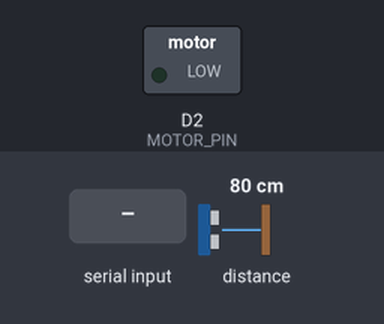
Recording of a sketch running on a simulated ESP8266 (NodeMCU). On the bench: switched loads named in the sketch (green lamp = pin HIGH). Wiring (inferred from the names in the program): ultrasonic range finder: trigger D4; echo D3. The test bench sets the inputs (shaded band); at power-on: distance to the obstacle 80 cm. The echo pulse lasts 58.3 µs per cm; WiFi joins after 1.5 s; servers stay silent unless stated; EEPROM starts erased; no MQTT or app messages arrive unless stated; pins used as bus, display or sensor lines are not drawn; what the sketch prints to the serial monitor is not drawn.

Above: at 2.7 s.
2.8 s: distance to the obstacle set to 2 cm
4.3 s: "1" received over Serial
At 6.5 s:
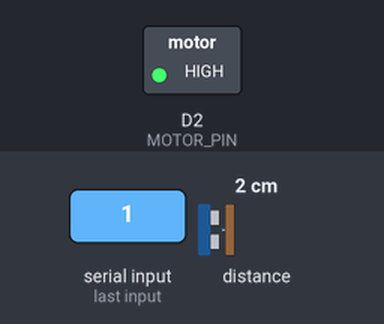
7.5 s: "0" received over Serial
At 8.7 s:
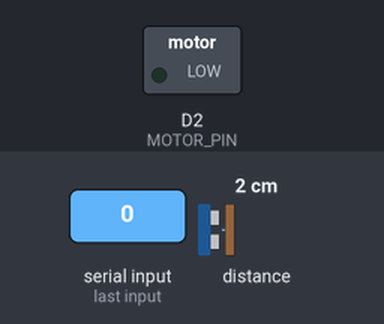
9.2 s: distance to the obstacle set to 7 cm
12.4 s: distance to the obstacle set to 10 cm
At 13.0 s:
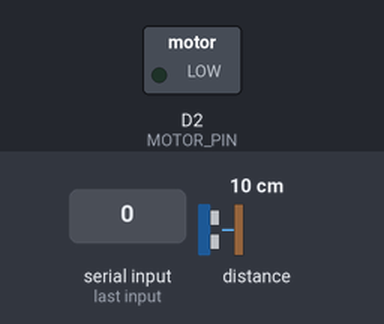
13.9 s: "personaDetectada" received over Serial
Timing chart, 0 to 16.9 s (numbered marks = the images above; inputs shaded):
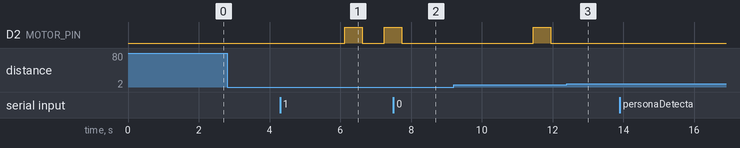

Measured:
- after the input at 2.8 s, every drawn part: stays the same
- after the input at 4.3 s, D2 (MOTOR_PIN): LOW → HIGH after 1.8 s, → LOW 0.50 s later, → HIGH 0.61 s later
- after the input at 7.5 s, D2 (MOTOR_PIN): goes on until 7.7 s, then stays LOW
- after the input at 12.4 s, D2 (MOTOR_PIN): stays LOW (without the input it goes to HIGH after 0.16 s)
- after the input at 13.9 s, every drawn part: stays the same

The sketch:

Juan_Prina_247232.ino
```cpp
#include <ArduinoJson.h>
#include <PubSubClient.h>
#include <ESP8266WiFi.h>
#include <EEPROM.h>

#define WIFI_SSID "PRINA"
#define WIFI_PASSWORD "TQ4TRTJKQC"
#define NODE_NAME "f6cb2100-8fc8-11ea-a128-4bbb219d4a25"
#define NODE_TOKEN "6bLfQvt6NtySs99pR8Oq"
#define TRIG_PIN D4
#define ECHO_PIN D3
#define MOTOR_PIN D2

bool test = false;
bool actualizarContGelAMaxSiLLegaACero = false;
bool first = true;

const unsigned int distanciaActivacion = 8; //cm
const long tiempoMedicion = 5000; //milisegundos
const int tiempoDispension = 500; //milisegundos
const int maxGel = 10;

char thingsboardServer[] = "demo.thingsboard.io";
char telemetryTopic[] = "v1/devices/me/telemetry";
char requestTopic[] = "v1/devices/me/rpc/request/+";
char attributesTopic[] = "v1/devices/me/attributes";

bool procesandoMsj = false;
int contGel;

unsigned long tiempoInicial;
unsigned long tiempoActual;

WiFiClient wifiClient;
PubSubClient client(wifiClient);

void setup() {

  Serial.begin(9600);
  EEPROM.begin(512);

  pinMode(MOTOR_PIN, OUTPUT);
  pinMode(TRIG_PIN, OUTPUT);
  pinMode(ECHO_PIN, INPUT);

  digitalWrite(MOTOR_PIN, LOW);

  conectarWIFI();
  client.setServer(thingsboardServer, 1883);
  client.setCallback(on_message);

  delay(10);
  tiempoActual = tiempoInicial = millis();
}

void loop() {

  if (!test) {
    if (!client.connected()) {
      reconnect();
    }
    client.loop();
  }

  if (first) {
    setConGel();
    first = false;
  }

  if (Serial.available()) {
    char c = Serial.read();
    Serial.print("Comando recibido: ");
    Serial.println(c);
    switch (c) {
      case '0':
        while (procesandoMsj) {}
        setConGel();
      break;
      case '1': test = true; break;
      case '2': test = false; break;
      case '3': actualizarContGelAMaxSiLLegaACero = true; break;
      case '4': actualizarContGelAMaxSiLLegaACero = false; break;
      default: break;
    }
  }

  if (procesandoMsj) {
    //Comenzar a detectar manos
    tiempoActual = millis();
    comenzarMedicion();
  } else {
    tiempoInicial = millis();
    if (test) {
      procesandoMsj = true;
    }
  }

  //Serial.println("-");
  delay(300);
}

void enviarInformacion(String name, String msg) {
  String payload = "{";
  payload += "\"";
  payload += name;
  payload += "\":";
  payload += msg;
  payload += "}";

  char attributes[200];
  payload.toCharArray(attributes, 200);
  if (client.publish(telemetryTopic, attributes) == true) {
    Serial.print("Enviado -> ");
  } else {
    Serial.print("Error -> ");
  }
  Serial.println(attributes);
}

void on_message(const char* topic, byte* payload, unsigned int length) {
  Serial.println(procesandoMsj);
  if (!procesandoMsj) {
    procesandoMsj = true;
    char json[length + 100];
    strncpy (json, (char*)payload, length);
    json[length] = '\0';

    StaticJsonBuffer<200> jsonBuffer;
    JsonObject& data = jsonBuffer.parseObject((char*)json);

    if (!data.success()) {
      Serial.println("parseObject() failed");
      return;
    }

    String methodName = String((const char*)data["method"]);
    Serial.print("Nombre metodo: ");
    Serial.println(methodName);

    if (methodName.equals("personaDetectada")) {
      if (data["params"]) {
        Serial.println("Midiendo distancia ...");
      }
    } else if (methodName.equals("maxGel")) {
      contGel = maxGel;
      Serial.println("Volumen de gel actualizado ...");
      procesandoMsj = false;
    } else {
      procesandoMsj = false;
    }
  }
}

void comenzarMedicion() {
  if (tiempoActual - tiempoInicial <= tiempoMedicion) {
    if (distanciaMenorA(distanciaActivacion)) {
      dispensarAlcohol();
      if (!test) {
        String s = String(contGel);
        enviarInformacion("prenderLed", s);
      }
      actualizarContGelSiEsCero();
      procesandoMsj = false;
    }
  } else {
    procesandoMsj = false;
    Serial.println("Manos no detectadas");
  }
}

void dispensarAlcohol() {
  if (contGel > 0) {
    digitalWrite(MOTOR_PIN, HIGH);
    delay(tiempoDispension);
    digitalWrite(MOTOR_PIN, LOW);
    contGel--;
    EEPROM.write(0, contGel);
    EEPROM.commit();
    Serial.print("Gel dispensado. Descargas restantes: ");
    Serial.print(contGel);
    Serial.println(".");
  } else {
    Serial.println("No hay mas gel.");
  }
}

void actualizarContGelSiEsCero() {
  if (actualizarContGelAMaxSiLLegaACero) {
    if (contGel == 0) {
      contGel = maxGel;
    }
  }
}

bool distanciaMenorA(int x) {
  const byte cantidadDeMedidas = 5;
  unsigned int sumaDistancias = 0;
  for (byte i = 0; i < cantidadDeMedidas; i++) {
    sumaDistancias += leerDistanciaSensor();
    delay(1);
  }
  unsigned int promedio = sumaDistancias / cantidadDeMedidas;

  //Serial.print("Promedio: "); Serial.println(promedio);
  return promedio < x;
}

unsigned int leerDistanciaSensor() {
  unsigned int maxDistancia = 500;
  unsigned long timeout = 14705; //500/0.034
  digitalWrite(TRIG_PIN, LOW);
  delayMicroseconds(2);

  digitalWrite(TRIG_PIN, HIGH);
  delayMicroseconds(10);
  digitalWrite(TRIG_PIN, LOW);

  unsigned long duration = pulseIn(ECHO_PIN, HIGH, timeout);
  unsigned int distance = duration * 0.034 / 2; //cm

  if (distance == 0) {
    distance = maxDistancia;
  }

  //Serial.print("Distance: "); Serial.println(distance);
  return distance;
}

void setConGel() {
  procesandoMsj = true;
  const long tMax = 7000; //milisegundos
  bool actualizarContenidoDeGel = false;
  tiempoInicial = tiempoActual = millis();
  Serial.println("Actualizar valor de gel al maximo?");
  Serial.print("Acerque su mano al sensor (");
  Serial.print(tMax / 1000);
  Serial.println("s.) ");
  while (!actualizarContenidoDeGel && (tiempoActual - tiempoInicial <= tMax)) {
    if (distanciaMenorA(distanciaActivacion)) {
      actualizarContenidoDeGel = true;
    } else {
      tiempoActual = millis();
    }
  }
  if (actualizarContenidoDeGel) {
    contGel = maxGel;
    EEPROM.write(0, contGel);
    EEPROM.commit();
    Serial.print("Valor actualizado a: ");
    Serial.print(maxGel);
    Serial.println(" descargas.");
    String s = String(contGel);
    enviarInformacion("prenderLed", s);
  } else {
    contGel = EEPROM.read(0);
    Serial.print("Nivel del gel: ");
    Serial.print(contGel);
    Serial.println(" descargas restantes.");
  }
  delay(3000);
  procesandoMsj = false;
}

void conectarWIFI() {
  WiFi.begin(WIFI_SSID, WIFI_PASSWORD);
  Serial.print("Conectando");
  while (WiFi.status() != WL_CONNECTED) {
    Serial.print(".");
    delay(500);
  }
  Serial.println();
  Serial.print("Conectado: ");
  Serial.println(WiFi.localIP());
}

void reconnect() {
  int statusWifi = WL_IDLE_STATUS;
  // Loop until we're reconnected
  while (!client.connected()) {
    statusWifi = WiFi.status();
    //conectarWIFI();

    Serial.print("Connecting to ThingsBoard node ...");
    // Attempt to connect (clientId, username, password)
    if (client.connect(NODE_NAME, NODE_TOKEN, NULL)) {
      Serial.println("[DONE]");

      // Suscribir al Topico de request
      client.subscribe(requestTopic);
      //client.subscribe(attributesTopic);

    } else {
      Serial.print("[FAILED] [ rc = ");
      Serial.print(client.state());
      Serial.println(" : retrying in 5 seconds]");
      // Wait 5 seconds before retrying
      delay(5000);
    }
  }
}
```
